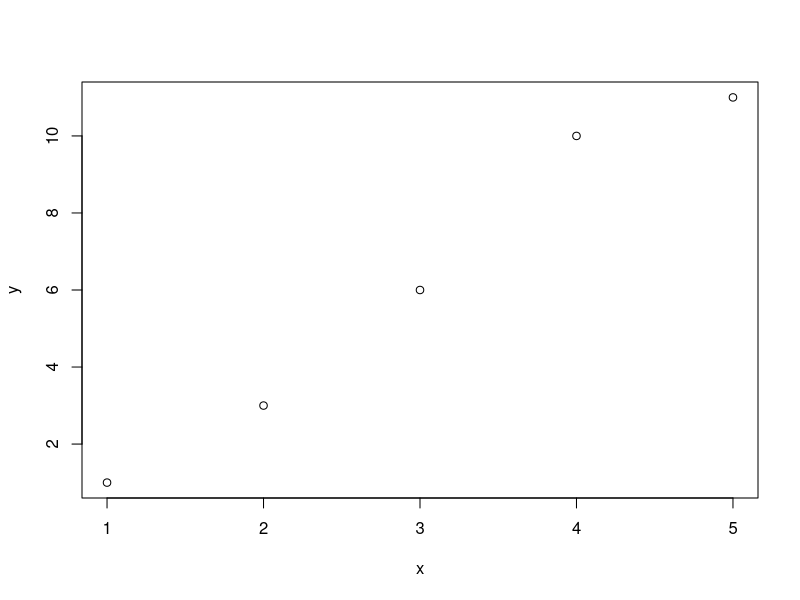

R code for this plot: (Note: this script raises an error after producing the figure.)
# Example 1
# Specify x and y variables of equal lengths
x = c(1, 2, 3, 4, 5)
y = c(1, 3, 6, 10, 11)

# open new window in mac
quartz()

# plot regular function
plot(x, y)

# plot paulyplot on top of regular function
paulyplot(x, y)
